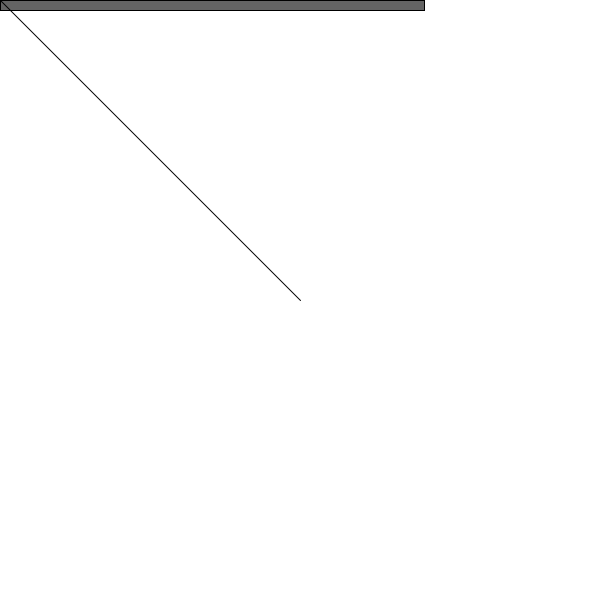
Frame 1 (no input)
Frame 60 (the mouse pressed at the canvas centre just before this capture): identical to frame 1, image omitted
Frame 120 (the mouse held since frame 60 and released just before this capture): blank canvas, image omitted

The Processing sketch that drew this single still picture (run headless with seeded random() and noise(); from frame 60 on, the mouse is pressed at the canvas centre):

// Processing sketch: vector_subtraction
// ── vector_subtraction.pde
void setup(){
  size(600,600);
}

void draw(){
  background(255);
  PVector mouse=new PVector(mouseX,mouseY);
  PVector center=new PVector(width/2,height/2);
  mouse.sub(center);
  fill(100);
  rect(0,0,mouse.mag(),10);
  translate(width/2,height/2);
  line(0,0,mouse.x,mouse.y);
}
